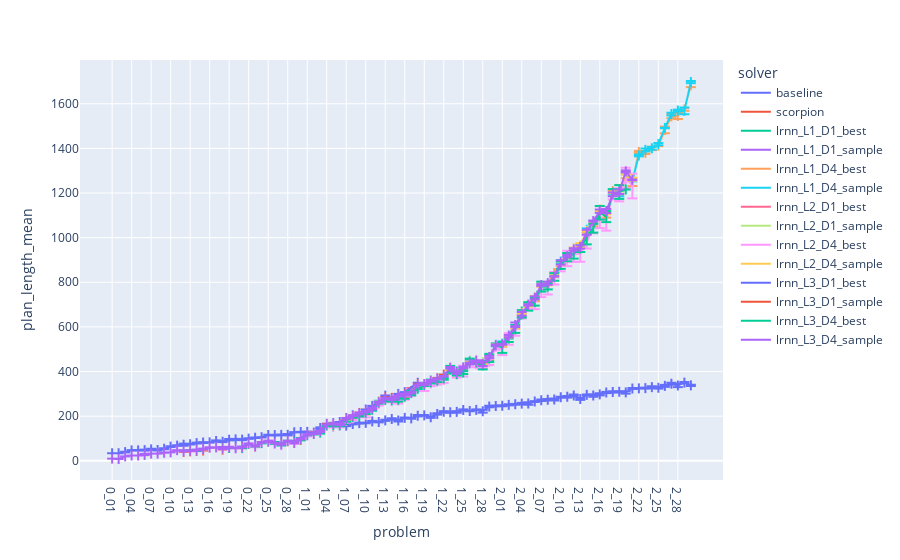
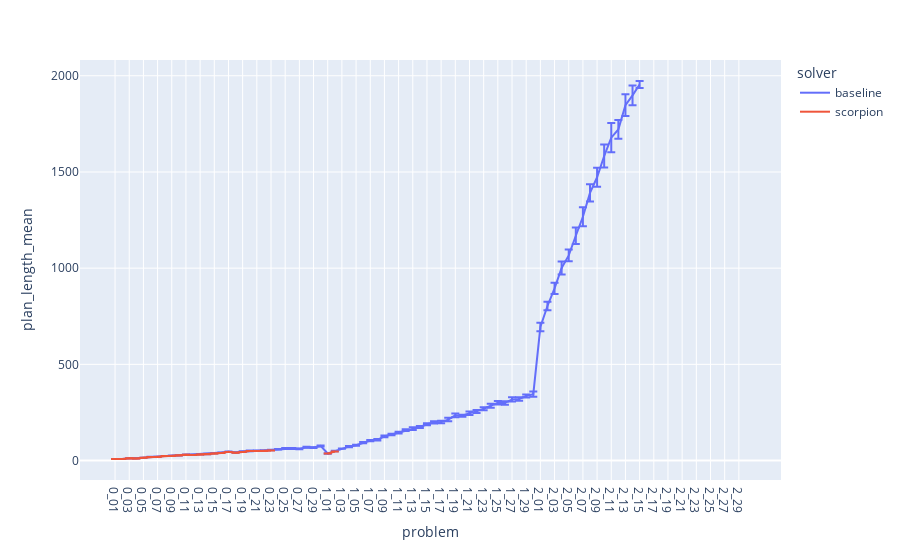
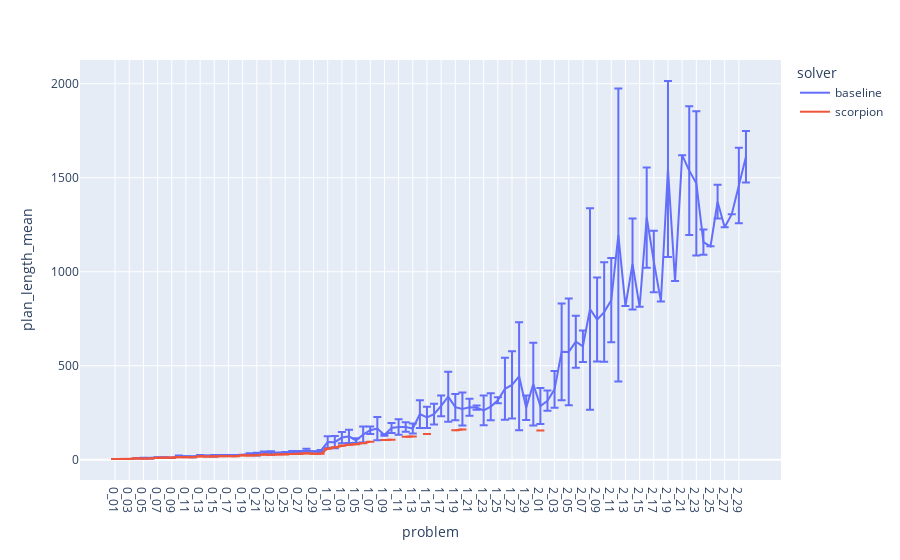
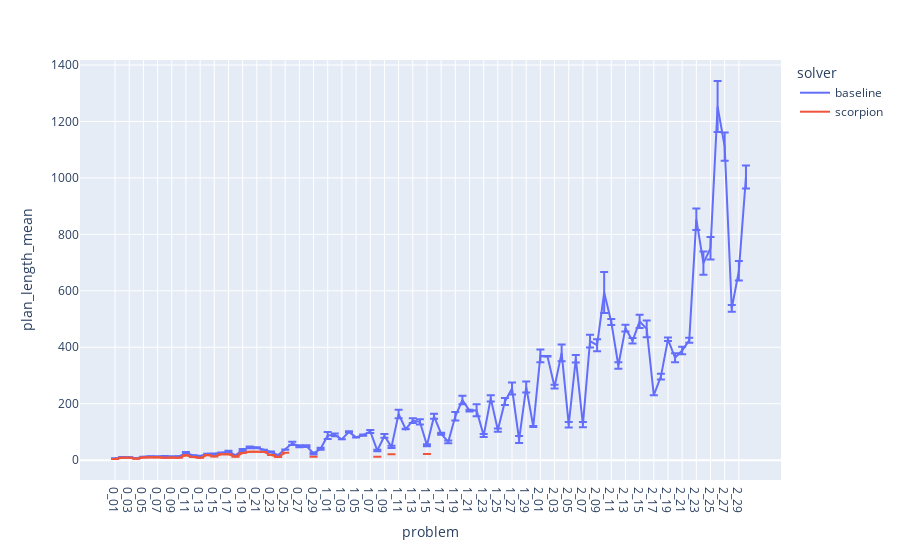

Write notebook code for charts like these, in order.
### Markdown cell above
# Plan length plots

### Code cell
log_y = 0
easy_only = 0

plot_domains("plan_length", log_y=log_y, easy_only=easy_only)
